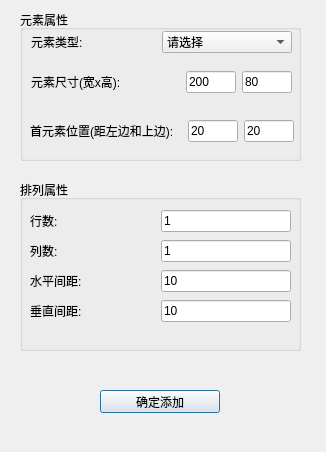
<?xml version="1.0" encoding="UTF-8"?>
<ui version="4.0">
 <class>Dialog</class>
 <widget class="QDialog" name="Dialog">
  <property name="geometry">
   <rect>
    <x>0</x>
    <y>0</y>
    <width>326</width>
    <height>452</height>
   </rect>
  </property>
  <property name="windowTitle">
   <string>添加元素</string>
  </property>
  <widget class="QGroupBox" name="groupBox">
   <property name="geometry">
    <rect>
     <x>20</x>
     <y>10</y>
     <width>281</width>
     <height>151</height>
    </rect>
   </property>
   <property name="title">
    <string>元素属性</string>
   </property>
   <widget class="QWidget" name="">
    <property name="geometry">
     <rect>
      <x>11</x>
      <y>61</y>
      <width>261</width>
      <height>22</height>
     </rect>
    </property>
    <layout class="QHBoxLayout" name="horizontalLayout">
     <item>
      <widget class="QLabel" name="label_12">
       <property name="text">
        <string>元素尺寸(宽x高):</string>
       </property>
      </widget>
     </item>
     <item>
      <widget class="QLineEdit" name="ele_w_Edit">
       <property name="minimumSize">
        <size>
         <width>50</width>
         <height>0</height>
        </size>
       </property>
       <property name="maximumSize">
        <size>
         <width>50</width>
         <height>16777215</height>
        </size>
       </property>
       <property name="text">
        <string>200</string>
       </property>
      </widget>
     </item>
     <item>
      <widget class="QLineEdit" name="ele_h_Edit">
       <property name="minimumSize">
        <size>
         <width>50</width>
         <height>0</height>
        </size>
       </property>
       <property name="maximumSize">
        <size>
         <width>50</width>
         <height>16777215</height>
        </size>
       </property>
       <property name="text">
        <string>80</string>
       </property>
      </widget>
     </item>
    </layout>
   </widget>
   <widget class="QWidget" name="">
    <property name="geometry">
     <rect>
      <x>11</x>
      <y>20</y>
      <width>261</width>
      <height>24</height>
     </rect>
    </property>
    <layout class="QHBoxLayout" name="horizontalLayout_2">
     <item>
      <widget class="QLabel" name="label_14">
       <property name="text">
        <string>元素类型:</string>
       </property>
      </widget>
     </item>
     <item>
      <widget class="QComboBox" name="ele_type_comboBox">
       <property name="minimumSize">
        <size>
         <width>130</width>
         <height>22</height>
        </size>
       </property>
       <property name="maximumSize">
        <size>
         <width>120</width>
         <height>16777215</height>
        </size>
       </property>
       <item>
        <property name="text">
         <string>请选择</string>
        </property>
       </item>
       <item>
        <property name="text">
         <string>条形码</string>
        </property>
       </item>
       <item>
        <property name="text">
         <string>二维码</string>
        </property>
       </item>
      </widget>
     </item>
    </layout>
   </widget>
   <widget class="QWidget" name="">
    <property name="geometry">
     <rect>
      <x>10</x>
      <y>110</y>
      <width>264</width>
      <height>22</height>
     </rect>
    </property>
    <layout class="QHBoxLayout" name="horizontalLayout_7">
     <item>
      <widget class="QLabel" name="label_16">
       <property name="statusTip">
        <string>距离上边缘和左边缘的位置</string>
       </property>
       <property name="text">
        <string>首元素位置(距左边和上边):</string>
       </property>
      </widget>
     </item>
     <item>
      <widget class="QLineEdit" name="left_margin_Edit">
       <property name="minimumSize">
        <size>
         <width>50</width>
         <height>0</height>
        </size>
       </property>
       <property name="maximumSize">
        <size>
         <width>50</width>
         <height>16777215</height>
        </size>
       </property>
       <property name="text">
        <string>20</string>
       </property>
      </widget>
     </item>
     <item>
      <widget class="QLineEdit" name="top_margin_Edit">
       <property name="minimumSize">
        <size>
         <width>50</width>
         <height>0</height>
        </size>
       </property>
       <property name="maximumSize">
        <size>
         <width>50</width>
         <height>16777215</height>
        </size>
       </property>
       <property name="text">
        <string>20</string>
       </property>
      </widget>
     </item>
    </layout>
   </widget>
  </widget>
  <widget class="QGroupBox" name="groupBox_2">
   <property name="geometry">
    <rect>
     <x>20</x>
     <y>180</y>
     <width>281</width>
     <height>171</height>
    </rect>
   </property>
   <property name="title">
    <string>排列属性</string>
   </property>
   <widget class="QWidget" name="layoutWidget_3">
    <property name="geometry">
     <rect>
      <x>10</x>
      <y>60</y>
      <width>261</width>
      <height>22</height>
     </rect>
    </property>
    <layout class="QHBoxLayout" name="horizontalLayout_4">
     <item>
      <widget class="QLabel" name="label_5">
       <property name="text">
        <string>列数:</string>
       </property>
      </widget>
     </item>
     <item>
      <widget class="QLineEdit" name="col_num_Edit">
       <property name="minimumSize">
        <size>
         <width>130</width>
         <height>0</height>
        </size>
       </property>
       <property name="maximumSize">
        <size>
         <width>130</width>
         <height>16777215</height>
        </size>
       </property>
       <property name="text">
        <string>1</string>
       </property>
      </widget>
     </item>
    </layout>
   </widget>
   <widget class="QWidget" name="layoutWidget_4">
    <property name="geometry">
     <rect>
      <x>10</x>
      <y>120</y>
      <width>261</width>
      <height>22</height>
     </rect>
    </property>
    <layout class="QHBoxLayout" name="horizontalLayout_6">
     <item>
      <widget class="QLabel" name="label_6">
       <property name="text">
        <string>垂直间距:</string>
       </property>
      </widget>
     </item>
     <item>
      <widget class="QLineEdit" name="v_space_Edit">
       <property name="minimumSize">
        <size>
         <width>130</width>
         <height>0</height>
        </size>
       </property>
       <property name="maximumSize">
        <size>
         <width>130</width>
         <height>16777215</height>
        </size>
       </property>
       <property name="text">
        <string>10</string>
       </property>
      </widget>
     </item>
    </layout>
   </widget>
   <widget class="QWidget" name="layoutWidget_5">
    <property name="geometry">
     <rect>
      <x>10</x>
      <y>90</y>
      <width>261</width>
      <height>22</height>
     </rect>
    </property>
    <layout class="QHBoxLayout" name="horizontalLayout_5">
     <item>
      <widget class="QLabel" name="label_7">
       <property name="text">
        <string>水平间距:</string>
       </property>
      </widget>
     </item>
     <item>
      <widget class="QLineEdit" name="h_space_Edit">
       <property name="minimumSize">
        <size>
         <width>130</width>
         <height>0</height>
        </size>
       </property>
       <property name="maximumSize">
        <size>
         <width>130</width>
         <height>16777215</height>
        </size>
       </property>
       <property name="text">
        <string>10</string>
       </property>
      </widget>
     </item>
    </layout>
   </widget>
   <widget class="QWidget" name="layoutWidget_6">
    <property name="geometry">
     <rect>
      <x>10</x>
      <y>30</y>
      <width>261</width>
      <height>22</height>
     </rect>
    </property>
    <layout class="QHBoxLayout" name="horizontalLayout_3">
     <item>
      <widget class="QLabel" name="label_4">
       <property name="text">
        <string>行数:</string>
       </property>
      </widget>
     </item>
     <item>
      <widget class="QLineEdit" name="row_num_Edit">
       <property name="minimumSize">
        <size>
         <width>130</width>
         <height>0</height>
        </size>
       </property>
       <property name="maximumSize">
        <size>
         <width>130</width>
         <height>16777215</height>
        </size>
       </property>
       <property name="text">
        <string>1</string>
       </property>
      </widget>
     </item>
    </layout>
   </widget>
  </widget>
  <widget class="QPushButton" name="pushButton">
   <property name="geometry">
    <rect>
     <x>100</x>
     <y>390</y>
     <width>120</width>
     <height>23</height>
    </rect>
   </property>
   <property name="minimumSize">
    <size>
     <width>120</width>
     <height>0</height>
    </size>
   </property>
   <property name="maximumSize">
    <size>
     <width>120</width>
     <height>16777215</height>
    </size>
   </property>
   <property name="sizeIncrement">
    <size>
     <width>1</width>
     <height>0</height>
    </size>
   </property>
   <property name="text">
    <string>确定添加</string>
   </property>
  </widget>
 </widget>
 <resources/>
 <connections/>
</ui>
